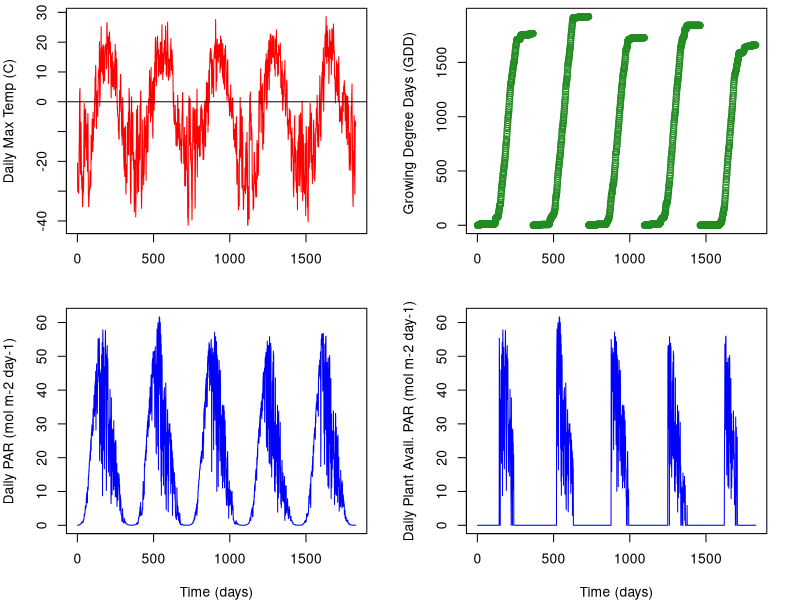
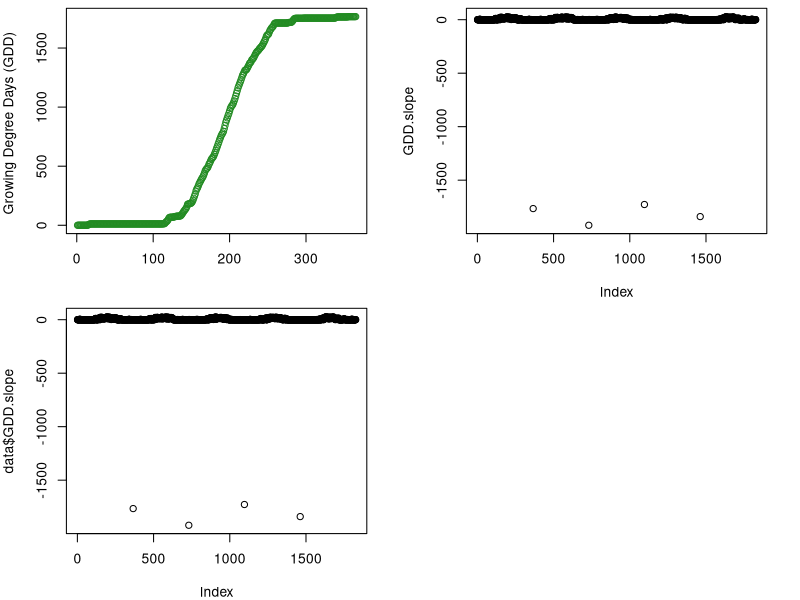
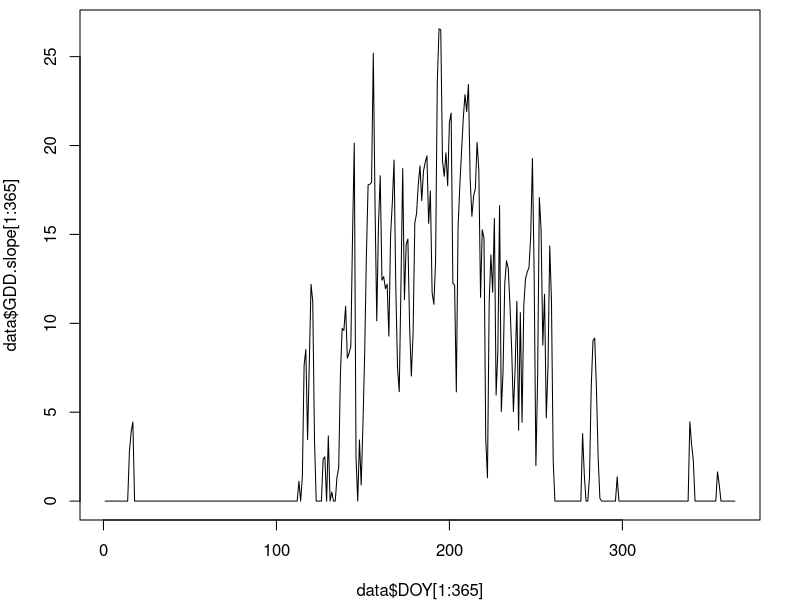
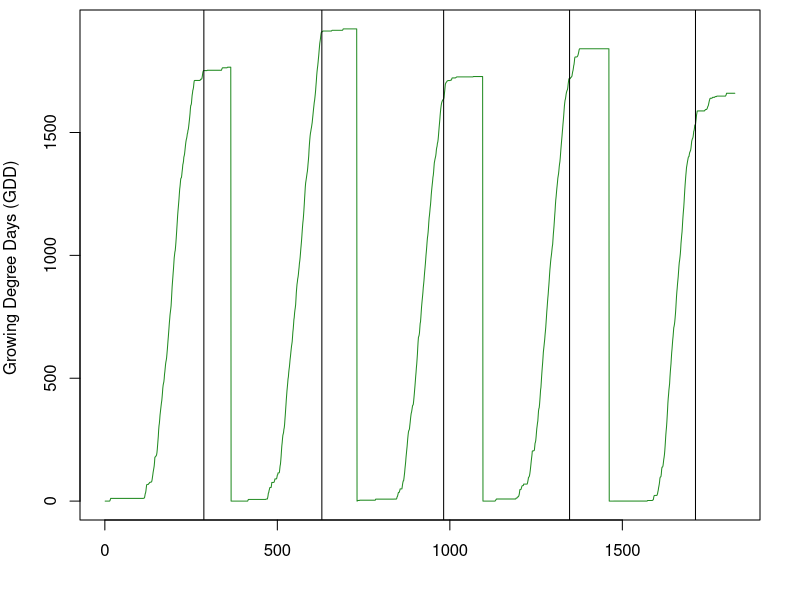
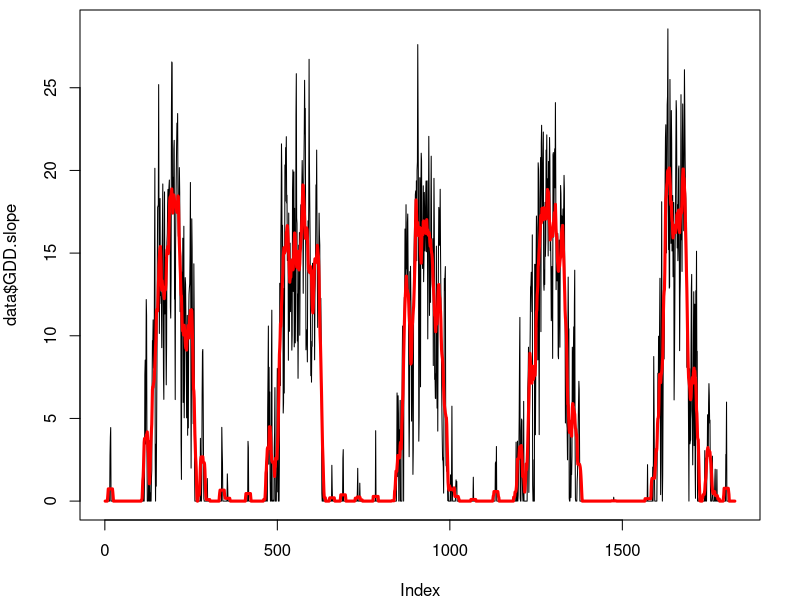
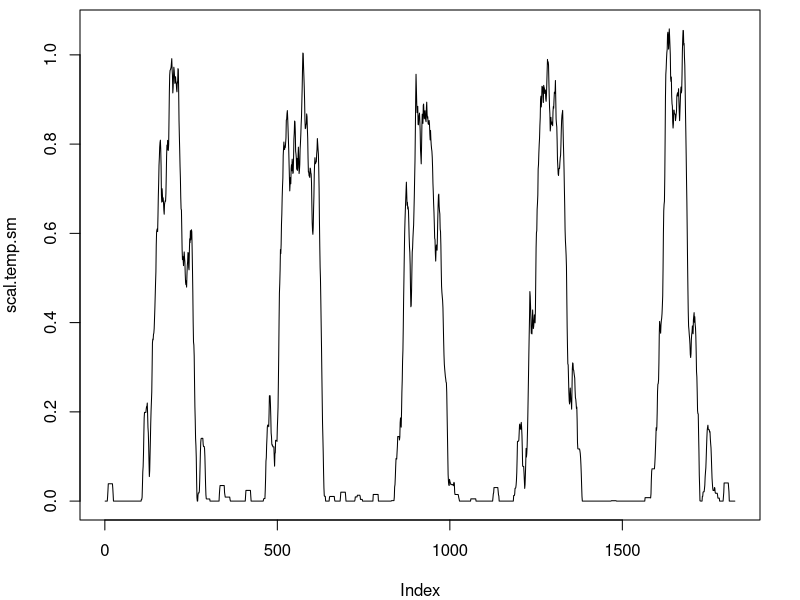
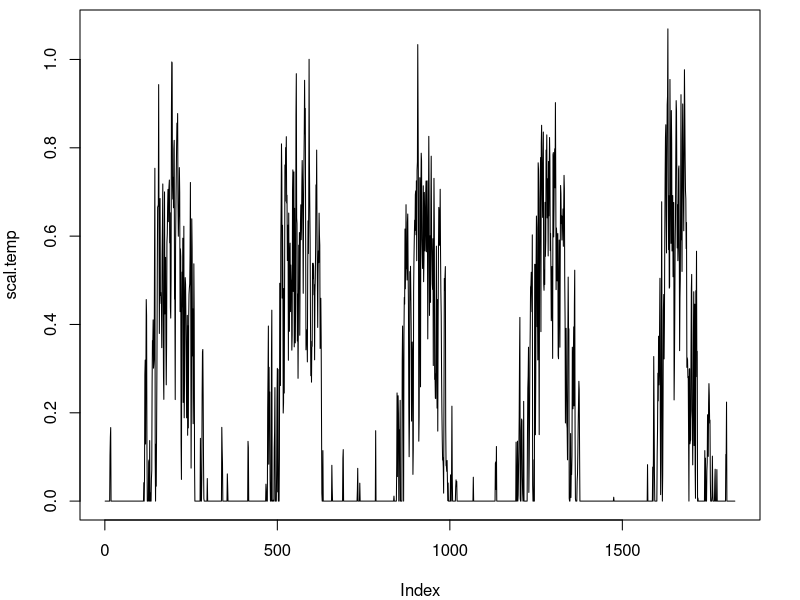
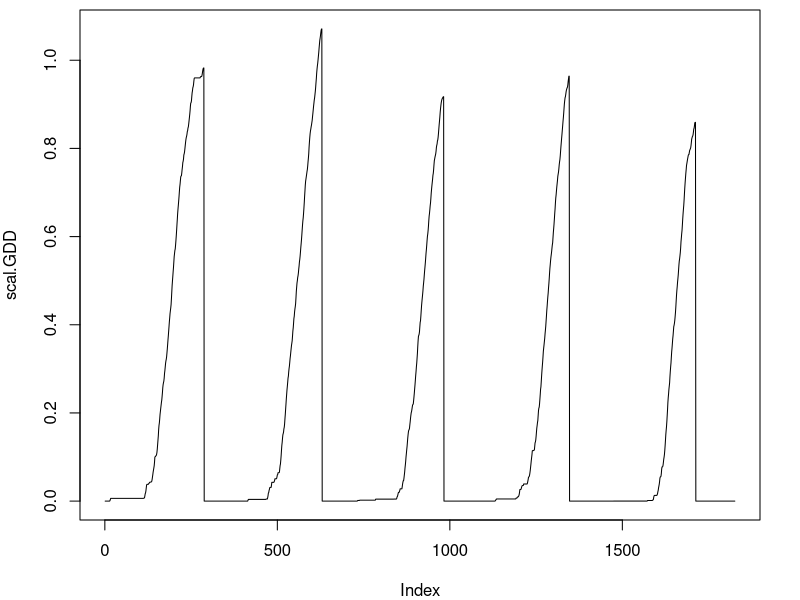

The R source for these figures, in order:
############re-loading the data

#set working directory to C-N-model
data = read.csv("InputData_Processed.csv") #This is the "FluxData.csv" file, but with added calculations of GDD
head(data)


#plot the data
par(mfrow=c(2,2), mar=c(4,4,0.5,2))
plot(data$Temp_ARF~data$time, type="l", ylab = "Daily Max Temp (C)", col="red", xlab="")
abline(h=0)
plot(data$GDD~data$time, ylab = "Growing Degree Days (GDD) ",  xlab="", col="forestgreen")
plot(data$PAR_ARF~data$time, type="l", ylab = "Daily PAR (mol m-2 day-1)", col="blue", xlab = "Time (days)")
plot(data$PAR_vis~data$time, type="l", ylab = "Daily Plant Avail. PAR (mol m-2 day-1)", col="blue", xlab = "Time (days)")


plot(data$GDD[1:365]~data$DOY[1:365], ylab = "Growing Degree Days (GDD) ",  xlab="", col="forestgreen")


GDD.slope = rep(0, length = length(data$GDD))
for (i in 2: length(data$GDD)){
  GDD.slope[i] = data$GDD[i] - data$GDD[i-1]
}

plot(GDD.slope) #this is really just temperature but for only positive values
data = cbind(data, GDD.slope=GDD.slope)
head(data)
plot(data$GDD.slope) #there are 4 points that need to be set to 0 because this is when we switch years
data$GDD.slope[data$time[which(data$GDD.slope == min(data$GDD.slope))]] = 0
data$GDD.slope[data$time[which(data$GDD.slope == min(data$GDD.slope))]] = 0
data$GDD.slope[data$time[which(data$GDD.slope == min(data$GDD.slope))]] = 0
data$GDD.slope[data$time[which(data$GDD.slope == min(data$GDD.slope))]] = 0
data$time[which(data$GDD.slope == min(data$GDD.slope))]
par(mfrow=c(1,1), mar=c(4,4,0.5,2))
plot(data$DOY[1:365], data$GDD.slope[1:365], type="l")


#need to figure out which DOY was the day when GDDs level off
years = unique(data$year) #tells you which years we have data for 
delGDDmax.day = NA
DOY.sen.year = NA
for (i in 1: length(years)){
  year.i = years[i]
  data.year = subset(data, data$year==year.i)
  delGDDmax = data.year$DOY[which(data.year$DOY>182 & data.year$GDD.slope<1 & data.year$GDD.slope>0)]
  DOY.sen.year[i]=delGDDmax[1]
}
DOY.sen.year #looked at this data to determine cutoff point
num.days = c(365, 365, 365, 366, 365)
DOY.sen = rep(c(DOY.sen.year), c(num.days))
data = data.frame(data, DOY.sen = DOY.sen)
head(data)
par(mfrow=c(1,1))
plot(data$GDD~data$time, type="l", ylab = "Growing Degree Days (GDD) ",  xlab="", col="forestgreen")
abline(v=c(DOY.sen.year+c(0,365,365+365,365+365+366, 365+365+366+365)))

#create a smoothed temperature scalar for LAI
#average of current sample, 7 future samples, and 7 past samples
filt=rep(1/15,15)
GDDslope.sm = filter(data$GDD.slope, filt, sides=2)
is.na(GDDslope.sm) #the last 20 samples are NA
GDDslope.sm[is.na(GDDslope.sm)]=0 #set these to zero
plot(data$GDD.slope, type="l")
lines(GDDslope.sm, col="red", lwd="3")
data=data.frame(data, GDDslope_sm=GDDslope.sm)

Tmaxsm.day = NA
for (i in 1: length(years)){
  year.i = years[i]
  data.year = subset(data, data$year==year.i)
  Tmaxsm.day[i]=max(data.year$GDDslope_sm)
}
Tmaxsm.day # max temps for each year
Tmaxsm.mean=mean(Tmaxsm.day)

scal.temp.sm=NULL
for (i in 1:length(GDDslope.sm)){
  scal.temp.sm[i] = (GDDslope.sm[i] - 0)/(Tmaxsm.mean-0) #growing degree day scalar
}
plot(scal.temp.sm, type="l")

#GDD slope is equal to positive temperatures, use that to calculate temperature scalar
#first need to determine max and for each year (min is just zero)
Tmax.day = NA
GDDmax.day = NA
for (i in 1: length(years)){
  year.i = years[i]
  data.year = subset(data, data$year==year.i)
  Tmax.day[i]=max(data.year$GDD.slope)
  GDDmax.day[i]=max(data.year$GDD)
}
Tmax.day # max temps for each year
GDDmax.day
Tmax.mean=mean(Tmax.day)
GDDmax.mean=mean(GDDmax.day)

scal.temp=NULL
for (i in 1:length(data$GDD.slope)){
  scal.temp[i] = (data$GDD.slope[i] - 0)/(Tmax.mean-0) #growing degree day scalar
}
plot(scal.temp, type="l")

scal.GDD=NULL
for (i in 1:length(data$GDD)){
  scal.GDD[i] = (data$GDD[i] - 0)/(GDDmax.mean-0) #growing degree day scalar
  if(data$DOY[i]>data$DOY.sen[i]){
   scal.GDD[i]=0
  }
}
plot(scal.GDD, type="l")

#what if we add the GDD scalar and the smoothed temp scalar together?
scal.new = scal.temp+scal.GDD
#rescale to 1
scal.add=NULL
for (i in 1:length(scal.new)){
  scal.add[i] = (scal.new[i] - min(scal.new))/(max(scal.new)-min(scal.new)) #growing degree day scalar
}

par(mfrow=c(3,1), mar=c(4,4,0.5,2))
plot(scal.GDD, type="l")
plot(scal.temp.sm, type="l")
plot(scal.add, type="l")

#make into functions so that it will be continuous in the model
Temp.d1 <- approxfun(x=data$time, y=data$Temp_ARF, method="linear", rule=2)
PAR.d1 <- approxfun(x=data$time, y=data$PAR_vis, method="linear", rule=2)
scalGDD.d1 <- approxfun(x=data$time, y=scal.GDD, method="linear", rule=2)
scaltemp.d1 <- approxfun(x=data$time, y=scal.temp.sm, method="linear", rule=2)
scaladd.d1 <- approxfun(x=data$time, y=scal.add, method="linear", rule=2)
DOY.d1 <- approxfun(x=data$time, y=data$DOY, method="linear", rule=2)
DOYsen.d1 <- approxfun(x=data$time, y=data$DOY.sen, method="linear", rule=2)
Year.d1 <- approxfun(x=data$time, y=data$year, method="linear", rule=2)
